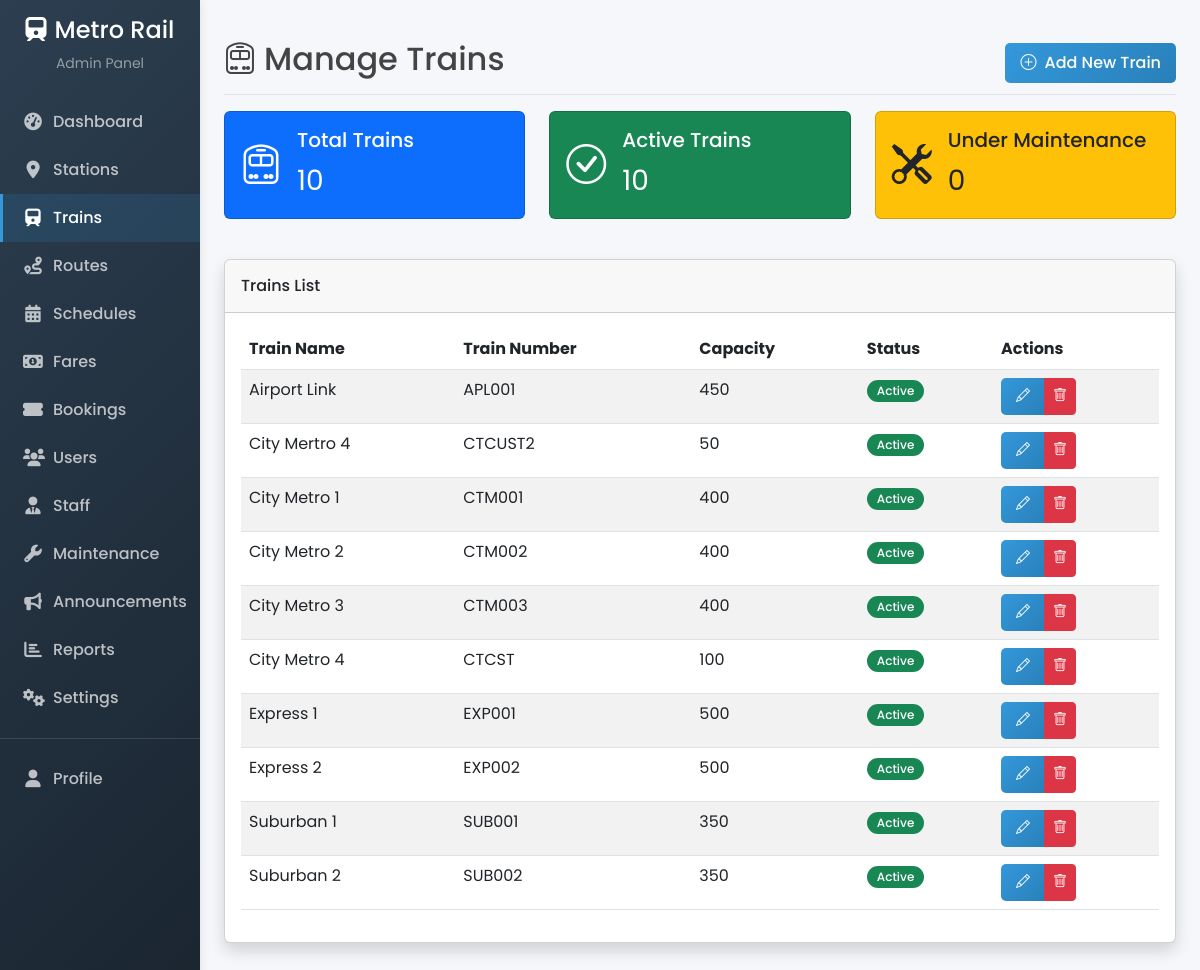
Page /admin/trains.php (signed in) on the committed database.
### tables this page shows
CREATE TABLE `trains` (
  `id` int(11) NOT NULL,
  `name` varchar(100) NOT NULL,
  `train_number` varchar(20) NOT NULL,
  `capacity` int(11) NOT NULL,
  `status` enum('active','inactive','under_maintenance') NOT NULL DEFAULT 'active',
  `created_at` datetime NOT NULL,
  `updated_at` datetime DEFAULT NULL
);

### includes/db.php (called while the page is built, shortened)
<?php
try {
    $conn = new mysqli(DB_HOST, DB_USER, DB_PASS, DB_NAME);
} catch (mysqli_sql_exception $e) {
    if (DEBUG_MODE) {
        die('Database Connection Failed: ' . $e->getMessage());
    } else {
        die('Database Connection Failed. Please try again later.');
    }
}
$conn->set_charset('utf8');
function executeQuery($sql, $params = []) {
    global $conn;
    $stmt = $conn->prepare($sql);
    $stmt->execute();
    $result = $stmt->get_result();
    return $result;
}
function fetchRows($sql, $params = []) {
    $result = executeQuery($sql, $params);
    $rows = [];
    if ($result && $result->num_rows > 0) {
        while ($row = $result->fetch_assoc()) {
            $rows[] = $row;
        }
    }
    return $rows;
}

### admin/trains.php (the view, shortened to what this page needs)
<?php
$trains = fetchRows("SELECT id, name as train_name, train_number, capacity, status, created_at, updated_at FROM trains ORDER BY name ASC");
?>
<!DOCTYPE html>
<html lang="en">
<head>
    <link rel="stylesheet" href="https://cdn.jsdelivr.net/npm/bootstrap@5.3.0/dist/css/bootstrap.min.css">
    <link rel="stylesheet" href="https://cdn.jsdelivr.net/npm/bootstrap-icons@1.11.1/font/bootstrap-icons.css">
    <link rel="stylesheet" href="https://cdnjs.cloudflare.com/ajax/libs/font-awesome/6.0.0-beta3/css/all.min.css">
    <link rel="stylesheet" href="<?= APP_URL ?>/css/admin.css">
</head>
<body>    <div class="container-fluid">
        <div class="row">
            <?php include '../includes/admin_sidebar.php'; ?>
            <div class="col-md-9 ms-sm-auto col-lg-10 px-md-4 py-4 main-content">
                <div class="d-flex justify-content-between flex-wrap flex-md-nowrap align-items-center pt-3 pb-2 mb-3 border-bottom">
                    <h1 class="h2"><i class="bi bi-train-front me-2"></i>Manage Trains</h1>
                    <div class="btn-toolbar mb-2 mb-md-0">
                        <button type="button" class="btn btn-primary" data-bs-toggle="modal" data-bs-target="#addTrainModal">
                            <i class="bi bi-plus-circle me-1"></i> Add New Train
                        </button>
                    </div>
                </div>
                <div class="row mb-4">
                    <div class="col-md-4 mb-3">
                        <div class="card train-card bg-primary text-white">
                            <div class="card-body">
                                <div class="d-flex align-items-center">
                                    <div class="me-3">
                                        <i class="bi bi-train-front fs-1"></i>
                                    </div>
                                    <div>
                                        <h5 class="card-title">Total Trains</h5>
                                        <p class="card-text fs-3"><?= count($trains) ?></p>
                                    </div>
                                </div>
                            </div>
                        </div>
                    </div>
                    <div class="col-md-4 mb-3">
                        <div class="card train-card bg-success text-white">
                            <div class="card-body">
                                <div class="d-flex align-items-center">
                                    <div class="me-3">
                                        <i class="bi bi-check-circle fs-1"></i>
                                    </div>
                                    <div>
                                        <h5 class="card-title">Active Trains</h5>
                                        <p class="card-text fs-3">
                                            <?php
                                                $activeCount = 0;
                                                foreach ($trains as $train) {
                                                    if ($train['status'] === 'active') {
                                                        $activeCount++;
                                                    }
                                                }
                                                echo $activeCount;
                                            ?>
                                        </p>
                                    </div>
                                </div>
                            </div>
                        </div>
                    </div>
                    <div class="col-md-4 mb-3">
                        <div class="card train-card bg-warning text-dark">
                            <div class="card-body">
                                <div class="d-flex align-items-center">
                                    <div class="me-3">
                                        <i class="bi bi-tools fs-1"></i>
                                    </div>
                                    <div>
                                        <h5 class="card-title">Under Maintenance</h5>
                                        <p class="card-text fs-3">
                                            <?php
                                                $maintenanceCount = 0;
                                                echo $maintenanceCount;
                                            ?>
                                        </p>
                                    </div>
                                </div>
                            </div>
                        </div>
                    </div>
                </div>
                                <div class="card shadow mb-4">
                    <div class="card-header py-3 d-flex flex-row align-items-center justify-content-between">
                        <h6 class="m-0 font-weight-bold">Trains List</h6>
                    </div>
                    <div class="card-body">
                          <div class="table-responsive">
                            <table class="table table-striped table-hover">
                                <thead>
                                    <tr>
                                        <th>Train Name</th>
                                        <th>Train Number</th>
                                        <th>Capacity</th>
                                        <th>Status</th>
                                        <th>Actions</th>
                                    </tr>
                                </thead>
                                <tbody>
                                    <?php if (empty($trains)): ?>
                                        <tr>
                                            <td colspan="5" class="text-center">No trains found.</td>
                                        </tr>
                                    <?php else: ?>
                                        <?php foreach ($trains as $train): ?>
                                            <tr>
                                                <td><?php echo htmlspecialchars($train['train_name']); ?></td>
                                                <td><?php echo htmlspecialchars($train['train_number']); ?></td>
                                                <td><?php echo htmlspecialchars($train['capacity']); ?></td>
                                                <td>
                                                    <span class="badge <?php
                                                        echo $train['status'] === 'active' ? 'bg-success' :
                                                            ($train['status'] === 'under_maintenance' ? 'bg-warning text-dark' : 'bg-danger');
                                                    ?>">
                                                        <?php echo ucfirst(str_replace('_', ' ', htmlspecialchars($train['status']))); ?>
                                                    </span>
                                                </td>
                                                <td>
                                                    <div class="btn-group" role="group">
                                                        <button type="button" class="btn btn-sm btn-primary edit-train"
                                                                data-id="<?php echo $train['id']; ?>"
                                                                data-name="<?php echo htmlspecialchars($train['train_name']); ?>"
                                                                data-number="<?php echo htmlspecialchars($train['train_number']); ?>"
                                                                data-capacity="<?php echo htmlspecialchars($train['capacity']); ?>"
                                                                data-status="<?php echo htmlspecialchars($train['status']); ?>"
                                                                data-bs-toggle="modal" data-bs-target="#editTrainModal">
                                                            <i class="bi bi-pencil"></i>
                                                        </button>
                                                        <button type="button" class="btn btn-sm btn-danger delete-train"
                                                                data-id="<?php echo $train['id']; ?>"
                                                                data-name="<?php echo htmlspecialchars($train['train_name']); ?>"
                                                                data-bs-toggle="modal" data-bs-target="#deleteTrainModal">
                                                            <i class="bi bi-trash"></i>
                                                        </button>
                                                    </div>
                                                </td>
                                            </tr>
                                        <?php endforeach; ?>
                                    <?php endif; ?>
                                </tbody>
                            </table>
                        </div>
                    </div>
                </div>
            </div>
        </div>
    </div>
</body>
</html>

### css/admin.css (style rules this page uses)
:root { --admin-primary: #3498db; --admin-secondary: #2c3e50; --admin-success: #2ecc71; --admin-danger: #e74c3c; --admin-warning: #f39c12; --admin-info: #3498db; --admin-light: #ecf0f1; --admin-dark: #2c3e50; --admin-sidebar-width: 250px; }
body { font-family: 'Poppins', sans-serif; background-color: #f5f7fa; color: #444; }
.main-content { margin-left: var(--admin-sidebar-width); padding: 20px; transition: all 0.3s; }
.btn-primary { background: linear-gradient(135deg, var(--admin-primary) 0%, #2980b9 100%); border: none; padding: 8px 15px; border-radius: 5px; font-weight: 500; }
.badge { padding: 5px 10px; font-weight: 500; border-radius: 30px; }

### admin/trains.php (style rules this page uses)
.train-card { transition: transform 0.3s ease, box-shadow 0.3s ease; }

### rows in the picture
trains: name "Airport Link", train_number "APL001", capacity "450", status "Active"
trains: name "City Mertro 4", train_number "CTCUST2", capacity "50", status "Active"
trains: name "City Metro 1", train_number "CTM001", capacity "400", status "Active"
trains: name "City Metro 2", train_number "CTM002", capacity "400", status "Active"
trains: name "City Metro 3", train_number "CTM003", capacity "400", status "Active"
trains: name "City Metro 4", train_number "CTCST", capacity "100", status "Active"
trains: name "Express 1", train_number "EXP001", capacity "500", status "Active"
trains: name "Express 2", train_number "EXP002", capacity "500", status "Active"
trains: name "Suburban 1", train_number "SUB001", capacity "350", status "Active"
trains: name "Suburban 2", train_number "SUB002", capacity "350", status "Active"

### other values in the picture
count($trains) "10"
$activeCount "10"
$maintenanceCount "0"
